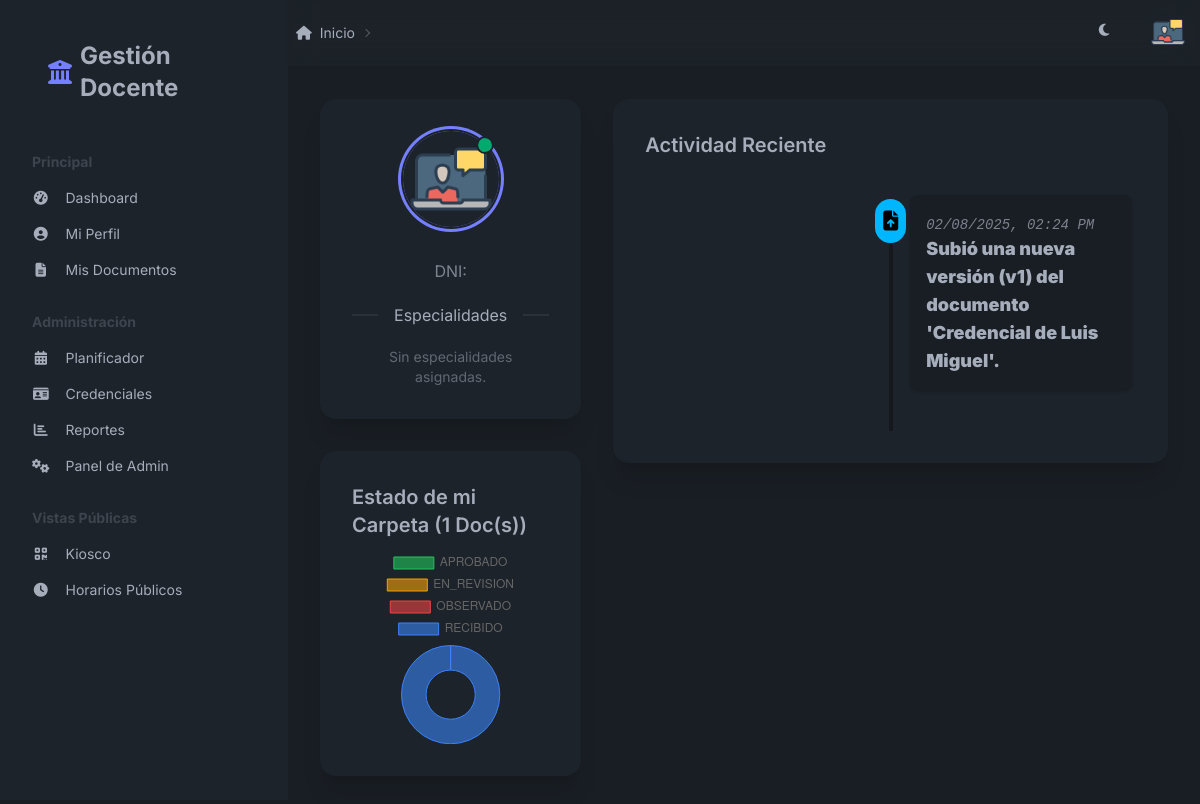
The page /perfil/ (signed in) on the database its author committed.
### core/models.py (models this page shows, shortened)
class Docente(AbstractUser):
    DISPONIBILIDAD_CHOICES = [('COMPLETO', 'Tiempo Completo (Mañana y Tarde)'), ('MANANA', 'Solo Mañana'), ('TARDE', 'Solo Tarde')]
    dni = models.CharField(max_length=8, unique=True, db_index=True)
    especialidades = models.ManyToManyField(Especialidad, related_name="docentes")
    disponibilidad = models.CharField(max_length=20, choices=DISPONIBILIDAD_CHOICES, default='COMPLETO')
    id_qr = models.UUIDField(default=uuid.uuid4, editable=False, unique=True)
    foto = models.ImageField(upload_to='fotos_docentes/', null=True, blank=True, default='fotos_docentes/placeholder.png')

class Documento(models.Model):
    ESTADOS_DOCUMENTO = [
        ('RECIBIDO', 'Recibido'),
        ('EN_REVISION', 'En Revisión'),
        ('APROBADO', 'Aprobado'),
        ('OBSERVADO', 'Observado'),
        ('VENCIDO', 'Vencido'),
    ]
    titulo = models.CharField(max_length=200)
    tipo_documento = models.ForeignKey(TipoDocumento, on_delete=models.CASCADE)
    docente = models.ForeignKey(Docente, on_delete=models.CASCADE, related_name='documentos')
    fecha_subida = models.DateTimeField(auto_now_add=True)
    fecha_vencimiento = models.DateField(null=True, blank=True, help_text="Opcional: Dejar en blanco si el documento no vence.")
    estado = models.CharField(max_length=20, choices=ESTADOS_DOCUMENTO, default='RECIBIDO')
    observaciones = models.TextField(blank=True, help_text="Notas internas para la administración.")

class VersionDocumento(models.Model):
    documento = models.ForeignKey(Documento, on_delete=models.CASCADE, related_name='versiones')
    archivo = models.FileField(upload_to='documentos/%Y/%m/%d/')
    fecha_version = models.DateTimeField(auto_now_add=True)
    numero_version = models.PositiveIntegerField(editable=False)
    class Meta:
        ordering = ['-fecha_version']

### core/views.py (the view, shortened to what this page needs)
# urls.py: path('perfil/', views.perfil, name='perfil'),
@login_required
def perfil(request):
    docente = request.user
    documentos = Documento.objects.filter(docente=docente)
    status_counts = {
        'APROBADO': documentos.filter(estado='APROBADO').count(),
        'EN_REVISION': documentos.filter(estado='EN_REVISION').count(),
        'OBSERVADO': documentos.filter(estado='OBSERVADO').count(),
        'RECIBIDO': documentos.filter(estado='RECIBIDO').count(),
    }
    documentos_status_json = json.dumps(list(status_counts.values()))
    documentos_labels_json = json.dumps(list(status_counts.keys()))
    today = timezone.localtime(timezone.now()).date()
    asistencias_hoy = Asistencia.objects.filter(docente=docente, fecha=today)
    versiones_recientes = VersionDocumento.objects.filter(documento__docente=docente).select_related('documento').order_by('-fecha_version')[:10]
    timeline = []
    for version in versiones_recientes:
        timeline.append({
            'tipo': 'documento',
            'fecha': version.fecha_version,
            'texto': f"Subió una nueva versión (v{version.numero_version}) del documento '{version.documento.titulo}'.",
            'documento': version.documento # Pasamos el objeto para crear enlaces
        })
    timeline.sort(key=lambda item: item['fecha'], reverse=True)
    context = {
        'timeline': timeline[:10],  # Mostramos los 10 eventos más recientes
        'documentos_status_json': documentos_status_json,
        'documentos_labels_json': documentos_labels_json,
        'total_documentos': documentos.count(),
    }
    return render(request, 'perfil.html', context)

### templates/perfil.html (shortened to what this page needs)
{% extends 'base.html' %}
{% load static %}
{% block content %}
<div class="grid grid-cols-1 lg:grid-cols-12 gap-8">
    <div class="lg:col-span-4 space-y-8">
        <div class="card bg-base-100 shadow-xl sticky top-8">
            <div class="card-body items-center text-center">
                <div class="avatar online">
                    <div class="w-24 rounded-full ring ring-primary ring-offset-base-100 ring-offset-2">
                        <img src="{% if user.foto %}{{ user.foto.url }}{% else %}{% static 'placeholder.png' %}{% endif %}" alt="Foto de {{ user.first_name }}">
                    </div>
                </div>
                <p class="text-base-content/70">DNI: {{ user.dni }}</p>
                <div class="divider">Especialidades</div>
                <div class="flex flex-wrap justify-center gap-2">
                    {% for especialidad in user.especialidades.all %}
                        <div class="badge badge-info badge-outline">{{ especialidad.nombre }}</div>
                    {% empty %}
                        <p class="text-sm text-base-content/50">Sin especialidades asignadas.</p>
                    {% endfor %}
                </div>
            </div>
        </div>
        <div class="card bg-base-100 shadow-xl">
            <div class="card-body">
                <h3 class="card-title">Estado de mi Carpeta ({{ total_documentos }} Doc(s))</h3>
                <canvas id="documentosChart"></canvas>
            </div>
        </div>
    </div>
    <div class="lg:col-span-8">
        <div class="card bg-base-100 shadow-xl">
            <div class="card-body">
                <h3 class="card-title mb-6">Actividad Reciente</h3>
                <ul class="timeline timeline-snap-icon max-md:timeline-compact timeline-vertical">
                    {% for item in timeline %}
                    <li>
                        <div class="timeline-middle">
                            {% if item.tipo == 'asistencia_entrada' %}<i class="fas fa-sign-in-alt bg-success text-success-content text-xl p-2 rounded-full"></i>
                            {% elif item.tipo == 'asistencia_salida' %}<i class="fas fa-sign-out-alt bg-error text-error-content text-xl p-2 rounded-full"></i>
                            {% elif item.tipo == 'documento' %}<i class="fas fa-file-upload bg-info text-info-content text-xl p-2 rounded-full"></i>
                            {% endif %}
                        </div>
                        <div class="timeline-end mb-10 p-4 bg-base-200 rounded-lg shadow">
                            <time class="font-mono italic text-sm opacity-70">{{ item.fecha|date:"d/m/Y, h:i A" }}</time>
                            <div class="text-lg font-black">{{ item.texto }}</div>
                        </div>
                        <hr/>
                    </li>
                    {% empty %}
                    <li class="text-center p-8 text-base-content/60">
                        <i class="fas fa-history fa-2x mb-4"></i><br>
                        No hay actividad reciente para mostrar.
                    </li>
                    {% endfor %}
                </ul>
            </div>
        </div>
    </div>
    </div>
<script>
    document.addEventListener('DOMContentLoaded', function() {
        const ctx = document.getElementById('documentosChart');
        if (!ctx) return;
        const data = {
            labels: {{ documentos_labels_json|safe }},
            datasets: [{
                label: 'Cantidad de Documentos',
                data: {{ documentos_status_json|safe }},
                backgroundColor: [
                    'rgba(34, 197, 94, 0.6)',  // APROBADO (Verde)
                    'rgba(245, 158, 11, 0.6)', // EN_REVISION (Ámbar)
                    'rgba(239, 68, 68, 0.6)',   // OBSERVADO (Rojo)
                    'rgba(59, 130, 246, 0.6)'  // RECIBIDO (Azul)
                ],
                borderColor: [
                    'rgba(34, 197, 94, 1)',
                    'rgba(245, 158, 11, 1)',
                    'rgba(239, 68, 68, 1)',
                    'rgba(59, 130, 246, 1)'
                ],
                borderWidth: 1
            }]
        };
        new Chart(ctx, {
            type: 'doughnut', // Tipo de gráfico: dona
            data: data,
            options: {
                responsive: true,
                plugins: {
                    legend: {
                        position: 'top',
                    },
                    title: {
                        display: false,
                        text: 'Estado de Documentos'
                    }
                }
            }
        });
    });
</script>
{% endblock %}

### templates/base.html (shortened to what this page needs)
{% load static %} <!DOCTYPE html>
<html lang="es" data-theme="dark"> <head>
    <link href="https://cdn.jsdelivr.net/npm/daisyui@4.7.2/dist/full.min.css" rel="stylesheet" type="text/css" />
    <script src="https://cdn.tailwindcss.com"></script>
    <link rel="stylesheet" href="https://cdnjs.cloudflare.com/ajax/libs/font-awesome/6.5.1/css/all.min.css">
</head>
<body class="bg-base-200">
    <div class="drawer lg:drawer-open">
        <div class="drawer-content flex flex-col bg-base-200">
            <div class="navbar bg-base-100/80 backdrop-blur-md sticky top-0 z-30 shadow-sm hidden lg:flex border-b border-base-300/50">
                <div class="flex-1">
                    <div class="text-sm breadcrumbs">
                        <ul>
                          <li><a><i class="fas fa-home mr-2"></i> Inicio</a></li>
                          <li><a>{% block breadcrumb %}{% endblock %}</a></li>
                        </ul>
                    </div>
                </div>
                <div class="flex-none gap-4">
                    <label class="swap swap-rotate btn btn-ghost btn-circle">
                        <i class="fas fa-moon swap-off fill-current w-5 h-5 transition-transform duration-300 ease-in-out"></i>
                    </label>
                    <div class="dropdown dropdown-end">
                        <label tabindex="0" class="btn btn-ghost btn-circle avatar">
                            <div class="w-10 rounded-full ring-2 ring-offset-2 ring-offset-base-100 ring-transparent hover:ring-primary transition-shadow duration-300">
                                <img src="{% if user.foto %}{{ user.foto.url }}{% else %}{% static 'placeholder.png' %}{% endif %}" />
                            </div>
                        </label>
                    </div>
                </div>
            </div>
            <main class="flex-1 p-6 lg:p-8 animate-fade-in">
                {% block content %}
                {% endblock %}
            </main>
        </div>
        <div class="drawer-side">
            <ul class="menu p-4 w-72 min-h-full bg-base-100 text-base-content">
                <li class="text-2xl font-bold p-4 mb-4">
                    <a href="{% url 'dashboard' %}" class="hover:text-primary transition-colors duration-300">
                        <i class="fas fa-university text-primary"></i>
                        Gestión Docente
                    </a>
                </li>
                <li class="menu-title"><span class="opacity-60">Principal</span></li>
                <li><a href="{% url 'dashboard' %}" class="group transition-all duration-300"><i class="fas fa-tachometer-alt fa-fw mr-2 group-hover:text-primary transition-colors duration-300"></i> Dashboard</a></li>
                <li><a href="{% url 'perfil' %}" class="group transition-all duration-300"><i class="fas fa-user-circle fa-fw mr-2 group-hover:text-primary transition-colors duration-300"></i> Mi Perfil</a></li>
                <li><a href="{% url 'lista_documentos' %}" class="group transition-all duration-300"><i class="fas fa-file-alt fa-fw mr-2 group-hover:text-primary transition-colors duration-300"></i> Mis Documentos</a></li>
                {% if user.is_staff %}
                <li class="menu-title"><span class="opacity-60 pt-4">Administración</span></li>
                <li><a href="{% url 'planificador_horarios' %}" class="group transition-all duration-300"><i class="fas fa-calendar-alt fa-fw mr-2 group-hover:text-primary transition-colors duration-300"></i> Planificador</a></li>
                <li><a href="{% url 'lista_credenciales' %}" class="group transition-all duration-300"><i class="fas fa-id-card fa-fw mr-2 group-hover:text-primary transition-colors duration-300"></i> Credenciales</a></li>
                <li><a href="{% url 'reporte_asistencia' %}" class="group transition-all duration-300"><i class="fas fa-chart-bar fa-fw mr-2 group-hover:text-primary transition-colors duration-300"></i> Reportes</a></li>
                <li><a href="/admin" target="_blank" class="group transition-all duration-300"><i class="fas fa-cogs fa-fw mr-2 group-hover:text-primary transition-colors duration-300"></i> Panel de Admin</a></li>
                {% endif %}
                <li class="menu-title"><span class="opacity-60 pt-4">Vistas Públicas</span></li>
                <li><a href="{% url 'kiosco_page' %}" target="_blank" class="group transition-all duration-300"><i class="fas fa-qrcode fa-fw mr-2 group-hover:text-primary transition-colors duration-300"></i> Kiosco</a></li>
                <li><a href="{% url 'vista_publica_horarios' %}" class="group transition-all duration-300"><i class="fas fa-clock fa-fw mr-2 group-hover:text-primary transition-colors duration-300"></i> Horarios Públicos</a></li>
            </ul>
        </div>
    </div>
</body>
</html>

### templates/base.html (style rules this page uses)
body { font-family: 'Inter', sans-serif; }
.animate-fade-in { animation: fadeIn 0.5s ease-out forwards; }

### rows shown on the page
Docente: foto (placeholder picture)
Documento: fecha "02/08/2025, 02:24 PM", texto "Subió una nueva versión (v1) del documento 'Credencial de Luis Miguel'."

### other values the page prints
{{ total_documentos }} "1"
chart data {{ documentos_labels_json|safe }} ["APROBADO", "EN_REVISION", "OBSERVADO", "RECIBIDO"]
chart data {{ documentos_status_json|safe }} [0, 0, 0, 1]
